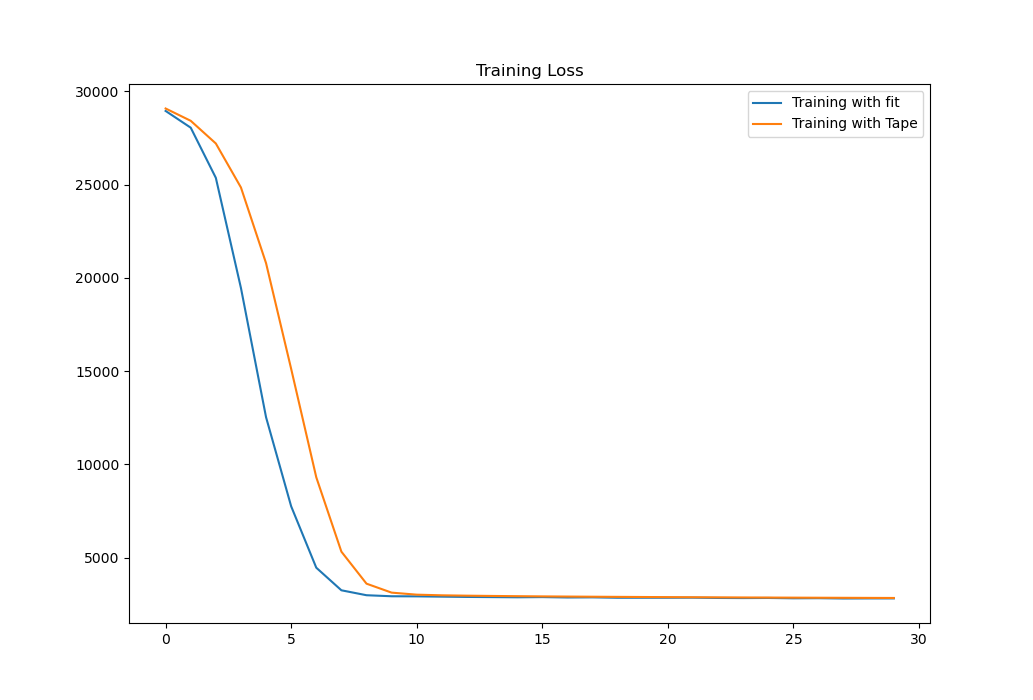

Write the Python code that produced this figure.
from sklearn.datasets import load_diabetes
from sklearn.preprocessing import StandardScaler
import matplotlib.pyplot as plt
import tensorflow as tf
import keras

tf.random.set_seed(0)

x_train, y_train = load_diabetes(return_X_y=True)
# print(x_train.shape, y_train.shape)

scaler = StandardScaler()
x_train = scaler.fit_transform(x_train)

# Model for fit:
##################################################################################################
opt_fit = keras.optimizers.Adam()
loss_fit = keras.losses.MeanSquaredError()

model_fit = keras.Sequential([
    keras.layers.Dense(20, activation='selu', input_shape=x_train.shape[1:]),
    keras.layers.Dense(10, activation='selu'),
    keras.layers.Dense(1)])
model_fit.compile(opt_fit, loss_fit)

# Model for Tape:
##################################################################################################
opt_tape = keras.optimizers.Adam()
loss_tape = keras.losses.MeanSquaredError()

model_tape = keras.Sequential([
    keras.layers.Dense(20, activation='selu', input_shape=x_train.shape[1:]),
    keras.layers.Dense(10, activation='selu'),
    keras.layers.Dense(1)])
model_tape.compile(opt_tape, loss_tape)

batch_size = 4
epochs = 30
batch_num = int(len(y_train) / batch_size)

# Train with fit:
##################################################################################################
history = model_fit.fit(x=x_train, y=y_train, batch_size=batch_size, epochs=epochs)
losses_fit = history.history['loss']


# Train with GradientTape:
##################################################################################################
@tf.function
def train_step(x, y):
    with tf.GradientTape() as tape:
        predictions = model_tape(x, training=True)
        loss = tf.reduce_mean(loss_tape(y, predictions))
    gradients = tape.gradient(loss, model_tape.trainable_weights)
    opt_tape.apply_gradients(zip(gradients, model_tape.trainable_weights))
    return loss


# Fit via gradient tape.
dataset = tf.data.Dataset.from_tensor_slices((x_train, y_train)).batch(batch_size)
losses_tape = []
for i in range(0, epochs):
    avg_loss = 0
    for step, (x_batch, y_batch) in enumerate(dataset):
        loss = train_step(x_batch, y_batch)
        avg_loss += loss.numpy()

    avg_loss = avg_loss / batch_num
    print(f"Epoch {i}/{epochs}, average loss: {avg_loss}")
    losses_tape.append(avg_loss)

# Visualization:
##################################################################################################
epochs_range = range(epochs)

plt.figure(figsize=(14, 7))
plt.plot(epochs_range, losses_fit, label='Training with fit')
plt.plot(epochs_range, losses_tape, label='Training with Tape')
plt.legend(loc='upper right')
# plt.ylim(0, 50)
plt.title('Training Loss')
plt.show()
